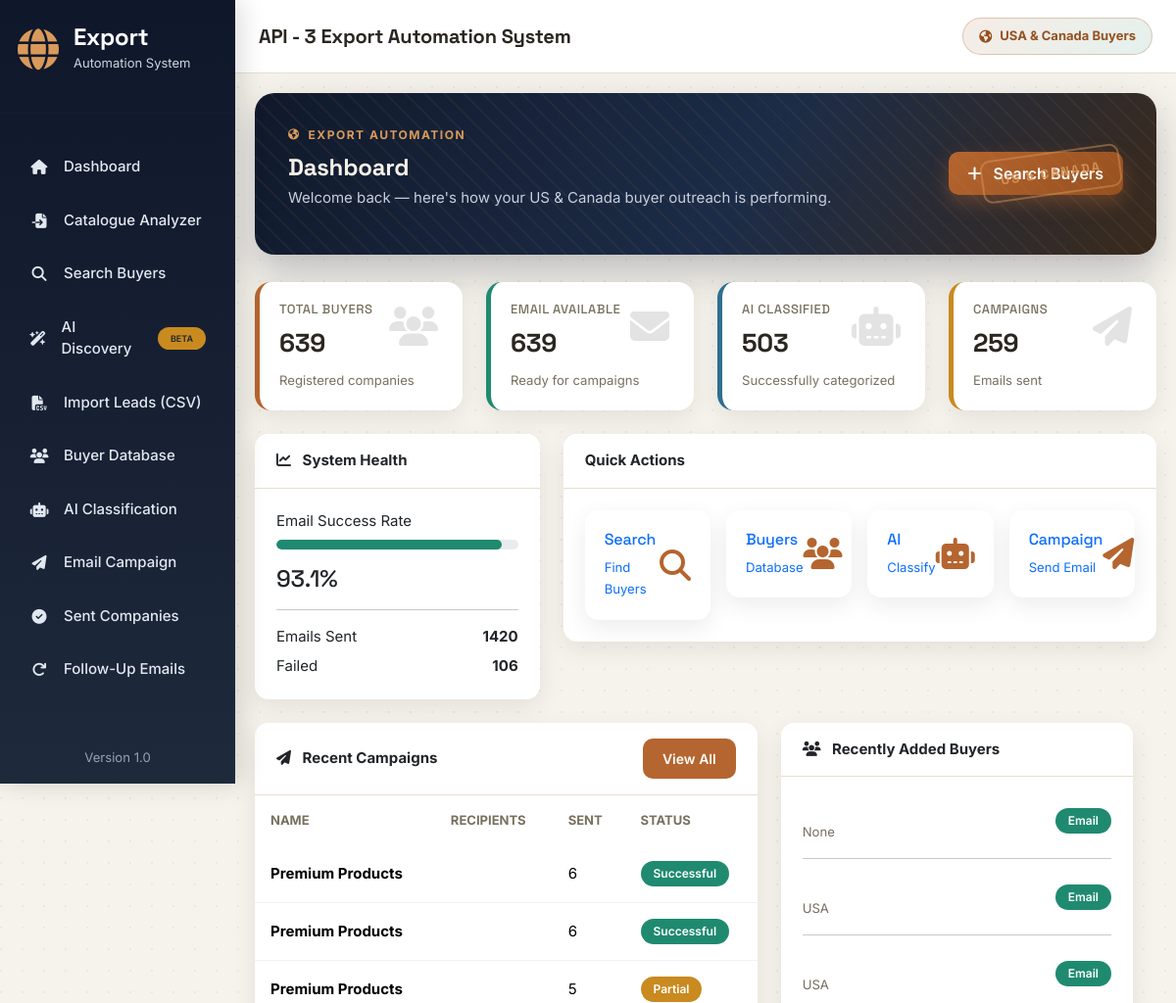
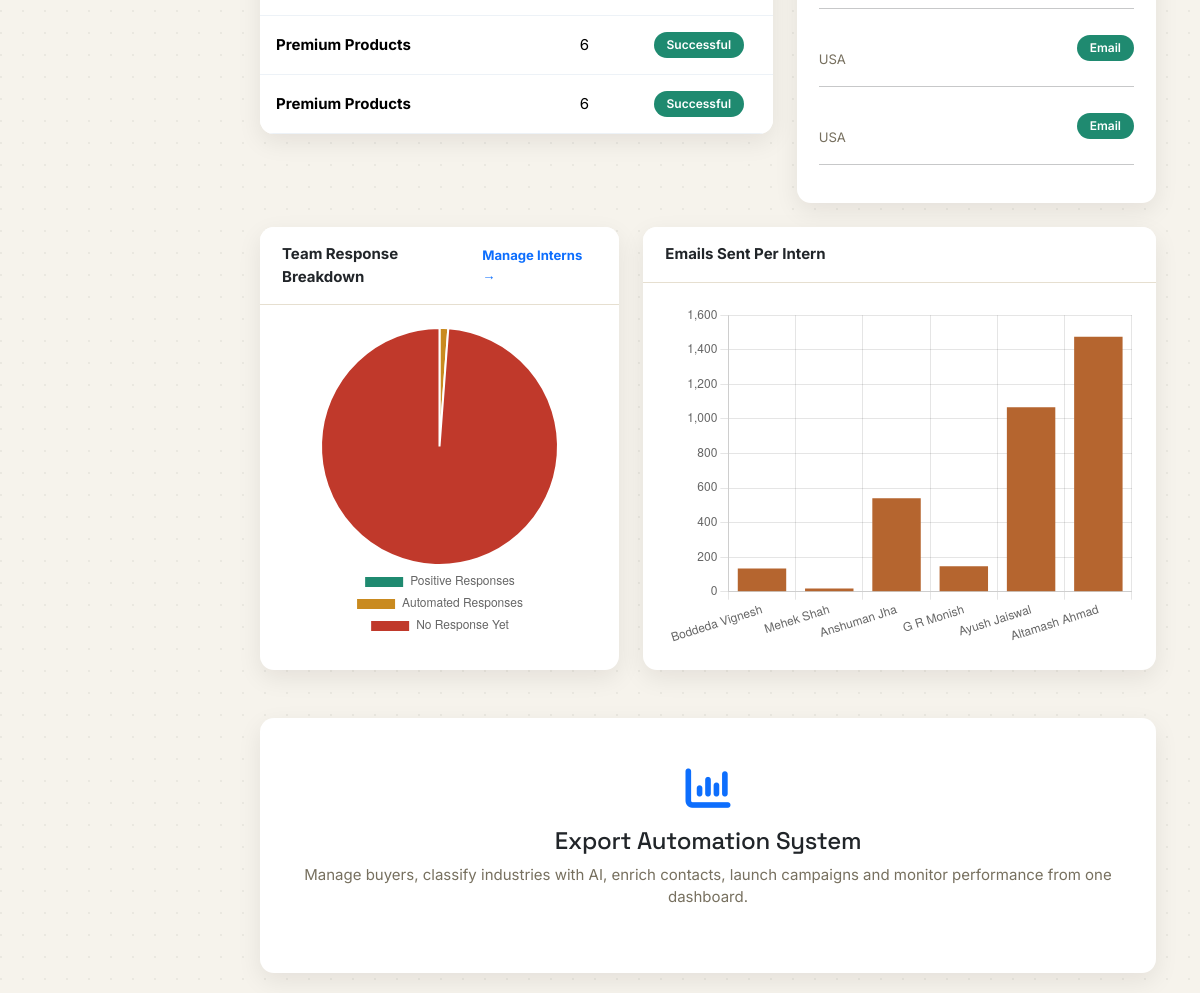
/dashboard, run on the app's committed database (2 pictures, top to bottom).
### app/models.py (models this page shows)
class Campaign(db.Model):
    __tablename__ = "campaigns"
    id = db.Column(db.Integer, primary_key=True)
    campaign_name = db.Column(db.String(150), nullable=False)
    subject = db.Column(db.String(255), nullable=False)
    body = db.Column(db.Text, nullable=False)
    recipients = db.Column(db.Integer, default=0)
    sent = db.Column(db.Integer, default=0)
    failed = db.Column(db.Integer, default=0)
    created_at = db.Column(
        db.DateTime,
        default=datetime.utcnow
    )

class Buyer(db.Model):
    __tablename__ = "buyers"
    id = db.Column(db.Integer, primary_key=True)
    company = db.Column(db.String(200), nullable=False)
    buyer_name = db.Column(db.String(200))
    email = db.Column(db.String(255))
    website = db.Column(db.String(300), unique=True)
    snippet = db.Column(db.Text)
    country = db.Column(db.String(100))
    state = db.Column(db.String(50))
    phone = db.Column(db.String(100))
    source = db.Column(db.String(100))
    category = db.Column(db.String(100), default="Unknown")
    status = db.Column(db.String(50), default="New")
    lead_score = db.Column(db.Integer)
    outreach_priority = db.Column(db.String(20))
    lead_score_reasons = db.Column(db.Text)
    product_match_percent = db.Column(db.Integer)
    relevant_categories = db.Column(db.String(500))
    style_estimate = db.Column(db.String(150))
    positioning_estimate = db.Column(db.String(100))
    recommended_products = db.Column(db.Text)
    decision_maker_name = db.Column(db.String(150))
    decision_maker_title = db.Column(db.String(150))
    email_domain_verified = db.Column(db.Boolean)
    email_live_verified = db.Column(db.Boolean)
    country_confirmed = db.Column(db.Boolean)
    analyzed_at = db.Column(db.DateTime)
    pipeline_stage = db.Column(db.String(50), default="Discovered")
    needs_follow_up = db.Column(db.Boolean, default=False)
    created_at = db.Column(
        db.DateTime,
        default=datetime.utcnow
    )

### app/routes/dashboard.py (the view)
@dashboard_bp.route("/")
@dashboard_bp.route("/dashboard")
def dashboard():
    data = DashboardService().get_dashboard_data()
    return render_template(
        "dashboard.html",
        total_buyers=data.get("total_buyers", 0),
        email_buyers=data.get("email_buyers", 0),
        classified_buyers=data.get("classified_buyers", 0),
        total_campaigns=data.get("total_campaigns", 0),
        total_sent=data.get("total_sent", 0),
        total_failed=data.get("total_failed", 0),
        success_rate=data.get("success_rate", 0),
        recent_campaigns=data.get("recent_campaigns", []),
        recent_buyers=data.get("recent_buyers", []),
        intern_totals=data.get("intern_totals", {}),
        intern_chart_data=data.get("intern_chart_data", {}),
    )

### app/services/database/intern_repository.py (called while the page is built)
    def all(self):
        return Intern.query.order_by(
            Intern.date_joined.desc()
        ).all()

    def totals(self):
        interns = self.all()
        return {
            "emails_sent": sum(i.emails_sent or 0 for i in interns),
            "automated_responses": sum(i.automated_responses or 0 for i in interns),
            "positive_responses": sum(i.positive_responses or 0 for i in interns),
            "active_count": sum(1 for i in interns if i.status == "Active"),
            "inactive_count": sum(1 for i in interns if i.status != "Active"),
        }

### app/templates/dashboard.html (shortened to what this page needs)
{% extends "base.html" %}
{% block content %}
<div class="fade-up">
    <div class="hero-banner d-flex justify-content-between align-items-center">
        <div>
            <div class="hero-eyebrow">
                <i class="fa-solid fa-earth-americas"></i>
                Export Automation
            </div>
            <h2>
                Dashboard
            </h2>
            <p>
                Welcome back — here's how your US & Canada buyer outreach is performing.
            </p>
        </div>
        <div>
            <a href="/search" class="btn btn-primary">
                <i class="fa-solid fa-plus me-2"></i>
                Search Buyers
            </a>
        </div>
        <div class="hero-stamp">
            US & Canada
        </div>
    </div>
    <div class="row g-4">
        <div class="col-xl-3 col-md-6">
            <div class="stats-card stats-primary">
                <i class="fa-solid fa-users"></i>
                <h6>Total Buyers</h6>
                <h2>{{ total_buyers }}</h2>
                <small class="text-muted">
                    Registered companies
                </small>
            </div>
        </div>
        <div class="col-xl-3 col-md-6">
            <div class="stats-card stats-success">
                <i class="fa-solid fa-envelope"></i>
                <h6>Email Available</h6>
                <h2>{{ email_buyers }}</h2>
                <small class="text-muted">
                    Ready for campaigns
                </small>
            </div>
        </div>
        <div class="col-xl-3 col-md-6">
            <div class="stats-card stats-info">
                <i class="fa-solid fa-robot"></i>
                <h6>AI Classified</h6>
                <h2>{{ classified_buyers }}</h2>
                <small class="text-muted">
                    Successfully categorized
                </small>
            </div>
        </div>
        <div class="col-xl-3 col-md-6">
            <div class="stats-card stats-warning">
                <i class="fa-solid fa-paper-plane"></i>
                <h6>Campaigns</h6>
                <h2>{{ total_campaigns }}</h2>
                <small class="text-muted">
                    Emails sent
                </small>
            </div>
        </div>
    </div>
<div class="row mt-4">
    <div class="col-lg-4">
        <div class="card">
            <div class="card-header">
                <i class="fa-solid fa-chart-line me-2"></i>
                System Health
            </div>
            <div class="card-body">
                <p class="mb-2">
                    Email Success Rate
                </p>
                <div class="progress mb-3">
                    <div
                        id="progressBar"
                        class="progress-bar bg-success">
                    </div>
                </div>
                <h4>
                    {{ success_rate }}%
                </h4>
                <hr>
                <div class="d-flex justify-content-between">
                    <span>Emails Sent</span>
                    <strong>{{ total_sent }}</strong>
                </div>
                <div class="d-flex justify-content-between mt-2">
                    <span>Failed</span>
                    <strong>{{ total_failed }}</strong>
                </div>
            </div>
        </div>
    </div>
    <div class="col-lg-8">
        <div class="card">
            <div class="card-header">
                Quick Actions
            </div>
            <div class="card-body">
                <div class="row g-3">
                    <div class="col-md-3">
                        <a href="/search" class="quick-action">
                            <div>
                                <h6>
                                    Search
                                </h6>
                                <small>
                                    Find Buyers
                                </small>
                            </div>
                            <i class="fa-solid fa-magnifying-glass"></i>
                        </a>
                    </div>
                    <div class="col-md-3">
                        <a href="/buyers" class="quick-action">
                            <div>
                                <h6>
                                    Buyers
                                </h6>
                                <small>
                                    Database
                                </small>
                            </div>
                            <i class="fa-solid fa-users"></i>
                        </a>
                    </div>
                    <div class="col-md-3">
                        <a href="/classify" class="quick-action">
                            <div>
                                <h6>
                                    AI
                                </h6>
                                <small>
                                    Classify
                                </small>
                            </div>
                            <i class="fa-solid fa-robot"></i>
                        </a>
                    </div>
                    <div class="col-md-3">
                        <a href="/campaign" class="quick-action">
                            <div>
                                <h6>
                                    Campaign
                                </h6>
                                <small>
                                    Send Email
                                </small>
                            </div>
                            <i class="fa-solid fa-paper-plane"></i>
                        </a>
                    </div>
                </div>
            </div>
        </div>
    </div>
<div class="row mt-4">
    <div class="col-lg-7">
        <div class="card">
            <div class="card-header d-flex justify-content-between align-items-center">
                <span>
                    <i class="fa-solid fa-paper-plane me-2"></i>
                    Recent Campaigns
                </span>
                <a href="/sent-companies" class="btn btn-sm btn-primary">
                    View All
                </a>
            </div>
            <div class="card-body p-0">
                <div class="table-responsive">
                    <table class="table">
                        <thead>
                            <tr>
                                <th>Name</th>
                                <th>Recipients</th>
                                <th>Sent</th>
                                <th>Status</th>
                            </tr>
                        </thead>
                        <tbody>
                        {% for campaign in recent_campaigns %}
                            <tr>
                                <td>
                                    <strong>
                                        {{ campaign.campaign_name }}
                                    </strong>
                                </td>
                                <td>
                                </td>
                                <td>
                                    {{ campaign.sent }}
                                </td>
                                <td>
                                    {% if campaign.failed == 0 %}
                                    <span class="badge bg-success">
                                        Successful
                                    </span>
                                    {% else %}
                                    <span class="badge bg-warning">
                                        Partial
                                    </span>
                                    {% endif %}
                                </td>
                            </tr>
                        {% else %}
                            <tr>
                                <td colspan="4" class="text-center py-4">
                                    No campaigns found.
                                </td>
                            </tr>
                        {% endfor %}
                        </tbody>
                    </table>
                </div>
            </div>
        </div>
    </div>
    <div class="col-lg-5">
        <div class="card">
            <div class="card-header">
                <i class="fa-solid fa-users me-2"></i>
                Recently Added Buyers
            </div>
            <div class="card-body">
                {% for buyer in recent_buyers %}
                <div class="d-flex justify-content-between align-items-center mb-3">
                    <div>
                        <br>
                        <small class="text-muted">
                            {{ buyer.country }}
                        </small>
                    </div>
                    <div>
                        {% if buyer.email %}
                        <span class="badge bg-success">
                            Email
                        </span>
                        {% else %}
                        <span class="badge bg-danger">
                            No Email
                        </span>
                        {% endif %}
                    </div>
                </div>
                <hr>
                {% else %}
                <p class="text-center">
                    No buyers found.
                </p>
                {% endfor %}
            </div>
        </div>
    </div>
</div>
{% if intern_chart_data.names %}
<div class="row mt-4">
    <div class="col-lg-5 mb-4">
        <div class="card h-100">
            <div class="card-header d-flex justify-content-between align-items-center">
                <span>Team Response Breakdown</span>
                <a href="/team" class="small">Manage Interns &rarr;</a>
            </div>
            <div class="card-body">
                <canvas id="internPieChart" height="220"></canvas>
            </div>
        </div>
    </div>
    <div class="col-lg-7 mb-4">
        <div class="card h-100">
            <div class="card-header">
                Emails Sent Per Intern
            </div>
            <div class="card-body">
                <canvas id="internBarChart" height="220"></canvas>
            </div>
        </div>
    </div>
</div>
<script>
    (function () {
        const names = {{ intern_chart_data.names | tojson }};
        const emailsSent = {{ intern_chart_data.emails_sent | tojson }};
        const automated = {{ intern_chart_data.automated_responses | tojson }};
        const positive = {{ intern_chart_data.positive_responses | tojson }};
        const totalEmails = emailsSent.reduce((a, b) => a + b, 0);
        const totalAutomated = automated.reduce((a, b) => a + b, 0);
        const totalPositive = positive.reduce((a, b) => a + b, 0);
        const totalNoResponse = Math.max(totalEmails - totalAutomated - totalPositive, 0);
        const pieCtx = document.getElementById("internPieChart");
        if (pieCtx) {
            new Chart(pieCtx, {
                type: "pie",
                data: {
                    labels: ["Positive Responses", "Automated Responses", "No Response Yet"],
                    datasets: [{
                        data: [totalPositive, totalAutomated, totalNoResponse],
                        backgroundColor: ["#1f8a70", "#c98a1f", "#c0392b"]
                    }]
                },
                options: {
                    plugins: { legend: { position: "bottom" } }
                }
            });
        }
        const barCtx = document.getElementById("internBarChart");
        if (barCtx) {
            new Chart(barCtx, {
                type: "bar",
                data: {
                    labels: names,
                    datasets: [{
                        label: "Emails Sent",
                        data: emailsSent,
                        backgroundColor: "#b5652f"
                    }]
                },
                options: {
                    scales: { y: { beginAtZero: true } },
                    plugins: { legend: { display: false } }
                }
            });
        }
    })();
</script>
{% endif %}
<div class="row mt-4">
    <div class="col-12">
        <div class="card">
            <div class="card-body text-center py-5">
                <i class="fa-solid fa-chart-column fa-3x text-primary mb-3"></i>
                <h4>
                    Export Automation System
                </h4>
                <p class="text-muted">
                    Manage buyers, classify industries with AI, enrich contacts,
                    launch campaigns and monitor performance from one dashboard.
                </p>
            </div>
        </div>
    </div>
</div>
</div>
{% endblock %}

### data on the page
Campaign: campaign_name "Premium Products", sent "6", failed "Successful"
Campaign: campaign_name "Premium Products", sent "6", failed "Successful"
Campaign: campaign_name "Premium Products", sent "5", failed "Partial"
Campaign: campaign_name "Premium Products", sent "6", failed "Successful"
Campaign: campaign_name "Premium Products", sent "6", failed "Successful"
Buyer: country "None", shows "Email"
Buyer: country "USA", shows "Email"
Buyer: country "USA", shows "Email"
Buyer: country "USA", shows "Email"
Buyer: country "USA", shows "Email"

### other printed values
{{ total_buyers }} "639"
{{ email_buyers }} "639"
{{ classified_buyers }} "503"
{{ total_campaigns }} "259"
{{ success_rate }} "93.1"
{{ total_sent }} "1420"
{{ total_failed }} "106"
chart data {{ intern_chart_data.names | tojson }} ["Boddeda Vignesh", "Mehek Shah", "Anshuman Jha", "G R Monish", "Ayush Jaiswal", "Altamash Ahmad"]
chart data {{ intern_chart_data.emails_sent | tojson }} [134, 19, 541, 147, 1068, 1475]
chart data {{ intern_chart_data.automated_responses | tojson }} [4, 0, 6, 10, 4, 16]
chart data {{ intern_chart_data.positive_responses | tojson }} [0, 0, 0, 0, 0, 0]
